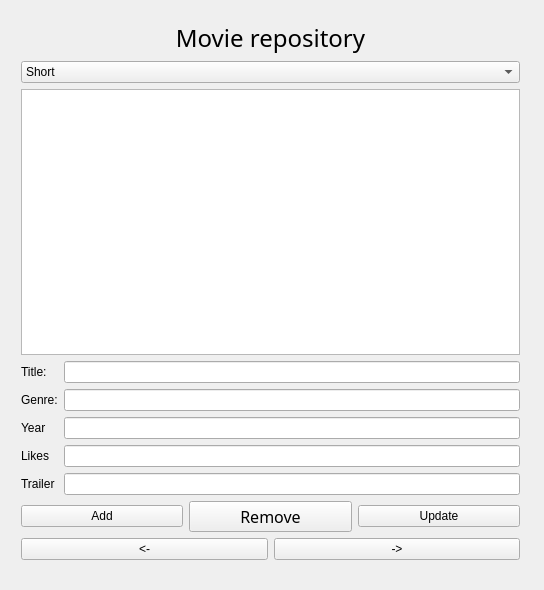
<?xml version="1.0" encoding="UTF-8"?>
<ui version="4.0">
 <class>Admin</class>
 <widget class="QWidget" name="Admin">
  <property name="geometry">
   <rect>
    <x>0</x>
    <y>0</y>
    <width>544</width>
    <height>590</height>
   </rect>
  </property>
  <property name="windowTitle">
   <string>Admin</string>
  </property>
  <widget class="QWidget" name="layoutWidget">
   <property name="geometry">
    <rect>
     <x>10</x>
     <y>10</y>
     <width>521</width>
     <height>561</height>
    </rect>
   </property>
   <layout class="QGridLayout" name="gridLayout_2">
    <item row="0" column="0">
     <widget class="QLabel" name="repoLabel">
      <property name="font">
       <font>
        <family>Play</family>
        <pointsize>18</pointsize>
        <weight>50</weight>
        <italic>false</italic>
        <bold>false</bold>
       </font>
      </property>
      <property name="styleSheet">
       <string notr="true">font: 18pt &quot;Play&quot;;</string>
      </property>
      <property name="text">
       <string>Movie repository</string>
      </property>
      <property name="alignment">
       <set>Qt::AlignCenter</set>
      </property>
     </widget>
    </item>
    <item row="1" column="0">
     <widget class="QComboBox" name="comboBox">
      <property name="styleSheet">
       <string notr="true">font: 14pt &quot;Play&quot;;</string>
      </property>
      <item>
       <property name="text">
        <string>Short</string>
       </property>
      </item>
      <item>
       <property name="text">
        <string>Detailed</string>
       </property>
      </item>
     </widget>
    </item>
    <item row="2" column="0">
     <widget class="QListWidget" name="listWidget">
      <property name="font">
       <font>
        <family>Play</family>
        <pointsize>11</pointsize>
       </font>
      </property>
     </widget>
    </item>
    <item row="3" column="0">
     <layout class="QHBoxLayout" name="horizontalLayout_2">
      <item>
       <layout class="QGridLayout" name="gridLayout">
        <item row="0" column="0">
         <widget class="QLabel" name="titleLabel">
          <property name="styleSheet">
           <string notr="true">font: 12pt &quot;Play&quot;;</string>
          </property>
          <property name="text">
           <string>Title:</string>
          </property>
         </widget>
        </item>
        <item row="1" column="0">
         <widget class="QLabel" name="genreLabel">
          <property name="styleSheet">
           <string notr="true">font: 12pt &quot;Play&quot;;</string>
          </property>
          <property name="text">
           <string>Genre:</string>
          </property>
         </widget>
        </item>
        <item row="2" column="0">
         <widget class="QLabel" name="yearLabel">
          <property name="styleSheet">
           <string notr="true">font: 12pt &quot;Play&quot;;</string>
          </property>
          <property name="text">
           <string>Year</string>
          </property>
         </widget>
        </item>
        <item row="3" column="0">
         <widget class="QLabel" name="likesLabel">
          <property name="styleSheet">
           <string notr="true">font: 12pt &quot;Play&quot;;</string>
          </property>
          <property name="text">
           <string>Likes</string>
          </property>
         </widget>
        </item>
        <item row="4" column="0">
         <widget class="QLabel" name="trailerLabel">
          <property name="styleSheet">
           <string notr="true">font: 12pt &quot;Play&quot;;</string>
          </property>
          <property name="text">
           <string>Trailer</string>
          </property>
         </widget>
        </item>
       </layout>
      </item>
      <item>
       <layout class="QVBoxLayout" name="verticalLayout">
        <item>
         <widget class="QLineEdit" name="titleEdit">
          <property name="styleSheet">
           <string notr="true">font: 12pt &quot;Play&quot;;</string>
          </property>
         </widget>
        </item>
        <item>
         <widget class="QLineEdit" name="genreEdit">
          <property name="styleSheet">
           <string notr="true">font: 12pt &quot;Play&quot;;</string>
          </property>
         </widget>
        </item>
        <item>
         <widget class="QLineEdit" name="yearEdit">
          <property name="styleSheet">
           <string notr="true">font: 12pt &quot;Play&quot;;</string>
          </property>
         </widget>
        </item>
        <item>
         <widget class="QLineEdit" name="likesEdit">
          <property name="styleSheet">
           <string notr="true">font: 12pt &quot;Play&quot;;</string>
          </property>
         </widget>
        </item>
        <item>
         <widget class="QLineEdit" name="trailerEdit">
          <property name="styleSheet">
           <string notr="true">font: 12pt &quot;Play&quot;;</string>
          </property>
         </widget>
        </item>
       </layout>
      </item>
     </layout>
    </item>
    <item row="4" column="0">
     <layout class="QHBoxLayout" name="horizontalLayout">
      <item>
       <widget class="QPushButton" name="addButton">
        <property name="styleSheet">
         <string notr="true">font: 12pt &quot;Play&quot;;
</string>
        </property>
        <property name="text">
         <string>Add</string>
        </property>
       </widget>
      </item>
      <item>
       <widget class="QPushButton" name="removeButton">
        <property name="font">
         <font>
          <family>Play</family>
          <pointsize>12</pointsize>
          <weight>50</weight>
          <italic>false</italic>
          <bold>false</bold>
         </font>
        </property>
        <property name="styleSheet">
         <string notr="true">font: 12pt &quot;Play&quot;;</string>
        </property>
        <property name="text">
         <string>Remove</string>
        </property>
       </widget>
      </item>
      <item>
       <widget class="QPushButton" name="updateButton">
        <property name="styleSheet">
         <string notr="true">font: 12pt &quot;Play&quot;;</string>
        </property>
        <property name="text">
         <string>Update</string>
        </property>
       </widget>
      </item>
     </layout>
    </item>
    <item row="5" column="0">
     <layout class="QHBoxLayout" name="horizontalLayout_3">
      <item>
       <widget class="QPushButton" name="undoButton">
        <property name="text">
         <string>&lt;-</string>
        </property>
       </widget>
      </item>
      <item>
       <widget class="QPushButton" name="redoButton">
        <property name="text">
         <string>-&gt;</string>
        </property>
       </widget>
      </item>
     </layout>
    </item>
   </layout>
  </widget>
 </widget>
 <layoutdefault spacing="6" margin="11"/>
 <resources/>
 <connections/>
</ui>
